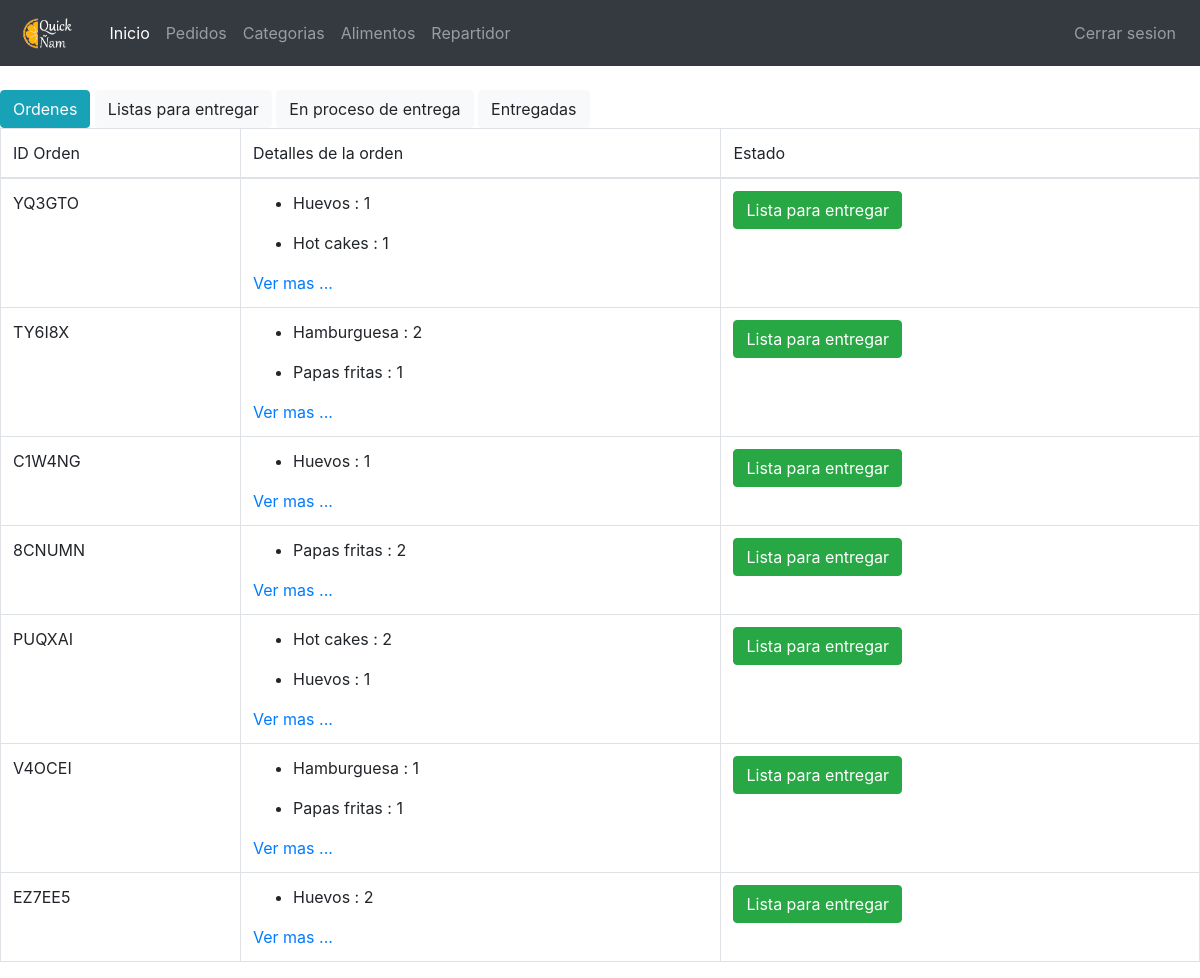
Page /administrador/ver-pedidos/estado/0 (signed in) on the committed database.
### cliente/models.py (models this page shows)
class Orden(models.Model):
    user = models.ForeignKey(Cliente, blank=True, null=True, on_delete=models.CASCADE)
    order_id = models.CharField(unique=True, max_length=120, default='abc')
    ubicacion = models.ForeignKey(Ubicacion, on_delete=models.CASCADE, blank=True)
    carrito = models.OneToOneField(Carrito, on_delete=models.CASCADE)
    estado = models.IntegerField(default = 0, choices=ORDER_STATUS, blank=True)
    fecha = models.DateTimeField(auto_now_add=True)
    total = models.DecimalField(default=1000.0, max_digits=300, decimal_places=2)

class ArticuloCarrito(models.Model):
    producto = models.ForeignKey(Alimento, on_delete=models.CASCADE)
    cantidad = models.IntegerField(default=1)
    precio = models.FloatField(blank=True)
    carrito = models.ForeignKey('Carrito', on_delete=models.CASCADE)

### admin_alimentos/models.py (models this page shows, shortened)
class Alimento(models.Model):
	nombre = models.CharField(max_length=200)
	precio = models.IntegerField()
	foto = models.ImageField(blank=True, upload_to = 'fotos')
	descripcion =models.CharField(max_length=300)
	categoria = models.ForeignKey(Categoria, on_delete=models.CASCADE)

### admin_repartidor/views.py (the view)
# urls.py: path('ver-pedidos/estado/<int:estado>', views.VerEstado.as_view(), name = 'ver_estado'),
class VerEstado(View):
    template = "admin_repartidor/admin_orden.html"
    def get(self, request,estado):
        if estado == 0:
            orden = Orden.objects.filter(estado=0)
        elif estado == 1:
            orden = Orden.objects.filter(estado=1)
        elif estado == 2:
            orden = Orden.objects.filter(estado=2)
        elif estado == 3:
            orden = Orden.objects.filter(estado=3)
        articulos = ArticuloCarrito.objects.all()
        contexto = {"pedidos" : orden, "alimentos" : articulos, "estado": estado}
        return render(request,self.template, contexto)

### admin_repartidor/templates/admin_repartidor/admin_orden.html (shortened to what this page needs)
{% extends 'admin_repartidor/base.html' %}
{%load static%}
{% block body_content %}
{%if user.is_authenticated%}
<br>
{%if estado == 0%}
<a class="btn btn-info" href="{% url 'admin_repartidor:ver_estado' estado=0%}">Ordenes</a>
<a class="btn btn-light" href="{% url 'admin_repartidor:ver_estado' estado=1%}" >Listas para entregar</a>
<a class="btn btn-light" href="{% url 'admin_repartidor:ver_estado' estado=2%}" >En proceso de entrega</a>
<a class="btn btn-light" href="{% url 'admin_repartidor:ver_estado' estado=3%}" >Entregadas</a>
{%endif%}
{%if pedidos %}
  	<table class="table table-hover table-bordered">
		<thead>
			<tr>
				<td> ID Orden</td>
				<td>Detalles de la orden</td>
				<td>Estado</td>
			</tr>
		</thead>
		<tbody>
				{%for pedido in pedidos%}
					<tr>
			           {% if estado == 0%}
							<td>{{pedido.order_id}}</td>
							<td>
								{%for producto in alimentos%}
									{%if producto.carrito == pedido.carrito%}
									<ul>
										<li>{{producto.producto.nombre}} : {{ producto.cantidad}} </li>
										</ul>
									{%endif%}
								{%endfor%}
								<a href="{% url 'admin_repartidor:ver_orden' pedido.id%}">Ver mas ...</a>
							</td>
							<td>
								<button class="btn btn-success"  onclick="modificar_estado('{{pedido.id}}')">Lista para entregar</button>
							</td>
						{% endif %}
					</tr>
				{% endfor %}
		</tbody>
	</table>
{% else %}
				<h2>Lista de ordenes vacía.</h2>
			{% endif %}
	{% endif %}
{% endblock body_content %}

### rows in the picture
Orden: order_id "YQ3GTO"
ArticuloCarrito: producto.nombre "Huevos", cantidad "1"
ArticuloCarrito: producto.nombre "Hot cakes", cantidad "1"
Orden: order_id "TY6I8X"
ArticuloCarrito: producto.nombre "Hamburguesa", cantidad "2"
ArticuloCarrito: producto.nombre "Papas fritas", cantidad "1"
Orden: order_id "C1W4NG"
ArticuloCarrito: producto.nombre "Huevos", cantidad "1"
Orden: order_id "8CNUMN"
ArticuloCarrito: producto.nombre "Papas fritas", cantidad "2"
Orden: order_id "PUQXAI"
ArticuloCarrito: producto.nombre "Hot cakes", cantidad "2"
ArticuloCarrito: producto.nombre "Huevos", cantidad "1"
Orden: order_id "V4OCEI"
ArticuloCarrito: producto.nombre "Hamburguesa", cantidad "1"
ArticuloCarrito: producto.nombre "Papas fritas", cantidad "1"
Orden: order_id "EZ7EE5"
ArticuloCarrito: producto.nombre "Huevos", cantidad "2"
